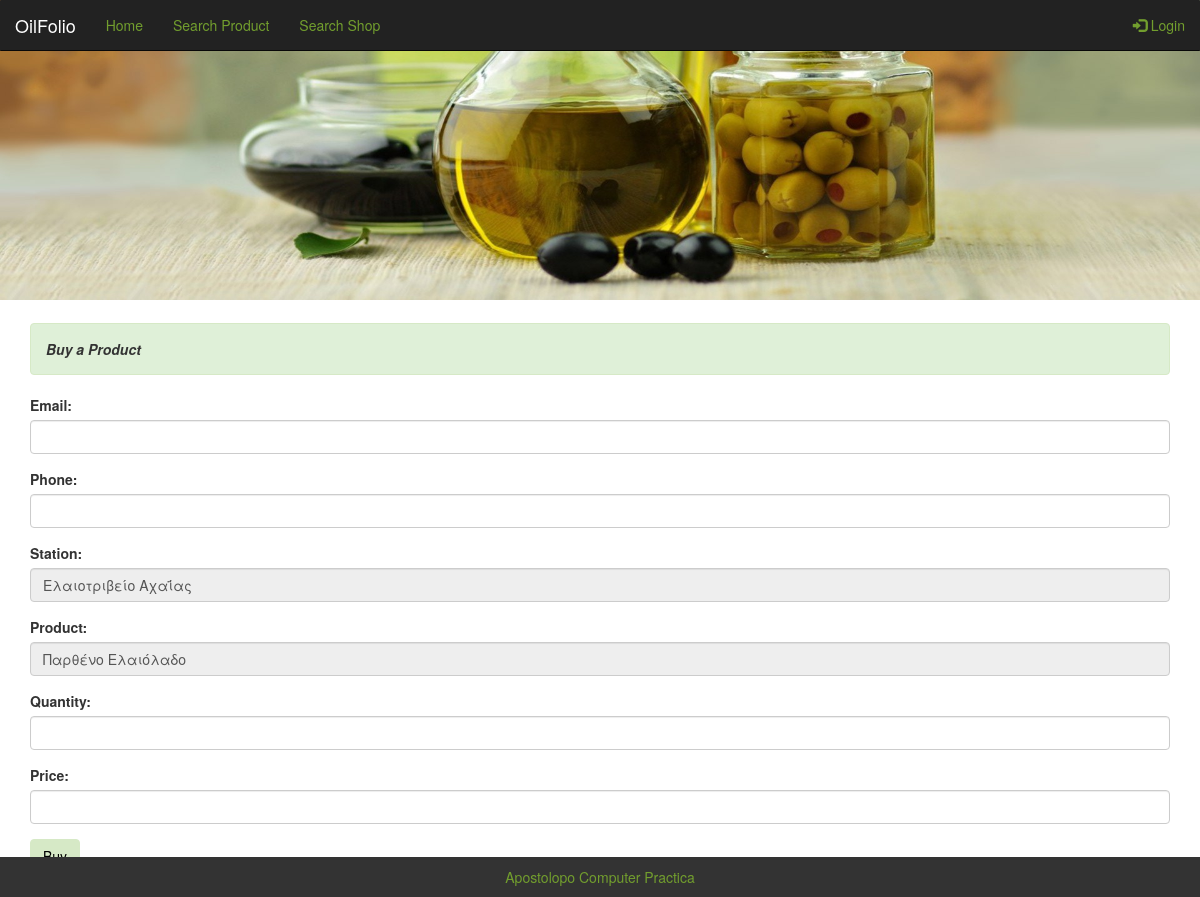
The page /buyproduct.php?id_st=1&id_pr=3 on the database its author committed.
### tables this page shows
CREATE TABLE IF NOT EXISTS `oil_stations` (
  `id_st` int(10) NOT NULL AUTO_INCREMENT,
  `st_name` varchar(25) NOT NULL,
  `phone` varchar(25) NOT NULL,
  `city` varchar(20) NOT NULL,
  `address` varchar(25) NOT NULL,
  `longitude` varchar(25) NOT NULL,
  `latitude` varchar(25) NOT NULL,
  PRIMARY KEY (`id_st`),
  UNIQUE KEY `st_name` (`st_name`),
  UNIQUE KEY `st_name_2` (`st_name`)
);

CREATE TABLE IF NOT EXISTS `station_product` (
  `id_st_pr` int(10) NOT NULL AUTO_INCREMENT,
  `id_st` int(10) NOT NULL,
  `id_pr` int(10) NOT NULL,
  `quantity` int(20) DEFAULT NULL,
  `cost_per_kilo` int(10) DEFAULT NULL,
  `st_bank` varchar(25) NOT NULL,
  PRIMARY KEY (`id_st_pr`),
  UNIQUE KEY `id_pr` (`id_pr`),
  UNIQUE KEY `id_pr_2` (`id_pr`),
  KEY `prostpr` (`id_pr`)
);

CREATE TABLE IF NOT EXISTS `products` (
  `id_pr` int(10) NOT NULL AUTO_INCREMENT,
  `pr_name` varchar(25) NOT NULL,
  `description` varchar(250) NOT NULL,
  PRIMARY KEY (`id_pr`),
  UNIQUE KEY `pr_name` (`pr_name`)
);

### buyproduct.php (the view, shortened to what this page needs)
<?php
include("up.php");
		  $q3="select * from oil_stations where id_st=$_GET[id_st]";
          $r3=mysqli_query($conn,$q3);
		  $row1=@mysqli_fetch_array($r3);
		  $q5="select * from station_product inner join products on station_product.id_pr=products.id_pr where station_product.id_pr=$_GET[id_pr] and station_product.id_st=$_GET[id_st] ";
          $r5=mysqli_query($conn,$q5);
		  $row=@mysqli_fetch_assoc($r5);
		 ?>
			<div class="container">
			  <div class="alert alert-success">
			  <strong>Buy a Product</strong>
			   </div>
			  <form action="" method="post">
				<div class="form-group">
				  <label for="sel1">Email:</label>
				  <input type="email" class="form-control" id="email" required name="email">
				  </div>
				  <div class="form-group">
				  <label for="sel1">Phone:</label>
				  <input type="text" class="form-control" id="phone" required  name="phone">
				  </div>
				 <div class="form-group">
				  <label for="Station">Station:</label>
				  <input type="text" class="form-control" id="st_name"  name="st_name" value='<?php echo "$row1[st_name]";?>'  style="background-color:#eee;">
				</div>
				<div class="form-group">
				  <label for="Product">Product:</label>
				  <input type="text" class="form-control" id="pr_name"  name="pr_name"  value='<?php echo "$row[pr_name]";?>'  style="background-color:#eee;" >
				</div>
				<div class="form-group">
				  <label for="Quantity">Quantity:</label>
				  <input type="text" class="form-control" id="quantity"  name="quantity"  onchange="CalcPrice();">
				</div>
				<div class="form-group">
				  <label for="price">Price:</label>
				  <input type="text" class="form-control" id="price"  name="price">
				</div>
				<button type="submit" class="btn btn1" name="lgnbtn2">Buy</button>
			   </form>
			  </div>
			 <?php
		 include("footer.php");
		 ?>
 </body>
</html>

### mycss.css (style rules this page uses)
.container { margin-bottom:10px; }
.alert.alert-success { margin-top:2%; color:#333; font-style:italic; }
.btn.btn1 { background-color:#d6e9c6; color:#000; border-color:#d6e9c6; }

### rows shown on the page
oil_stations: st_name "Ελαιοτριβείο Αχαΐας"
station_product: pr_name "Παρθένο Ελαιόλαδο"
